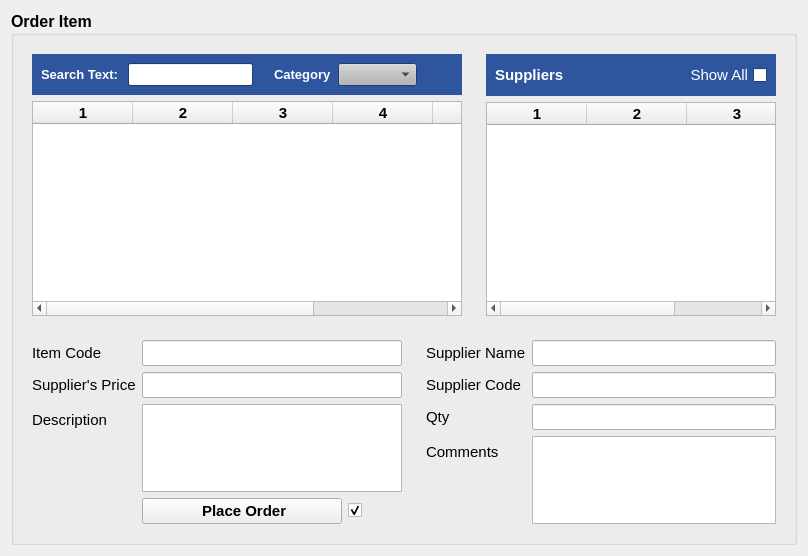
<?xml version="1.0" encoding="UTF-8"?>
<ui version="4.0">
 <class>AddOrderItemWidget</class>
 <widget class="QWidget" name="AddOrderItemWidget">
  <property name="geometry">
   <rect>
    <x>0</x>
    <y>0</y>
    <width>808</width>
    <height>556</height>
   </rect>
  </property>
  <property name="windowTitle">
   <string>Form</string>
  </property>
  <layout class="QGridLayout" name="gridLayout_2">
   <item row="0" column="0">
    <widget class="QGroupBox" name="groupBox">
     <property name="sizePolicy">
      <sizepolicy hsizetype="Minimum" vsizetype="Minimum">
       <horstretch>0</horstretch>
       <verstretch>0</verstretch>
      </sizepolicy>
     </property>
     <property name="minimumSize">
      <size>
       <width>400</width>
       <height>0</height>
      </size>
     </property>
     <property name="maximumSize">
      <size>
       <width>16777215</width>
       <height>16777215</height>
      </size>
     </property>
     <property name="font">
      <font>
       <pointsize>12</pointsize>
       <weight>75</weight>
       <bold>true</bold>
      </font>
     </property>
     <property name="title">
      <string>Order Item</string>
     </property>
     <layout class="QVBoxLayout" name="verticalLayout_5">
      <item>
       <layout class="QHBoxLayout" name="horizontalLayout_5">
        <item>
         <widget class="QWidget" name="widget_2" native="true">
          <layout class="QVBoxLayout" name="verticalLayout">
           <item>
            <widget class="QWidget" name="widget_3" native="true">
             <property name="sizePolicy">
              <sizepolicy hsizetype="Preferred" vsizetype="Fixed">
               <horstretch>0</horstretch>
               <verstretch>0</verstretch>
              </sizepolicy>
             </property>
             <property name="palette">
              <palette>
               <active>
                <colorrole role="WindowText">
                 <brush brushstyle="SolidPattern">
                  <color alpha="255">
                   <red>0</red>
                   <green>0</green>
                   <blue>0</blue>
                  </color>
                 </brush>
                </colorrole>
                <colorrole role="Button">
                 <brush brushstyle="SolidPattern">
                  <color alpha="255">
                   <red>180</red>
                   <green>180</green>
                   <blue>180</blue>
                  </color>
                 </brush>
                </colorrole>
                <colorrole role="Light">
                 <brush brushstyle="SolidPattern">
                  <color alpha="255">
                   <red>255</red>
                   <green>255</green>
                   <blue>255</blue>
                  </color>
                 </brush>
                </colorrole>
                <colorrole role="Midlight">
                 <brush brushstyle="SolidPattern">
                  <color alpha="255">
                   <red>217</red>
                   <green>217</green>
                   <blue>217</blue>
                  </color>
                 </brush>
                </colorrole>
                <colorrole role="Dark">
                 <brush brushstyle="SolidPattern">
                  <color alpha="255">
                   <red>90</red>
                   <green>90</green>
                   <blue>90</blue>
                  </color>
                 </brush>
                </colorrole>
                <colorrole role="Mid">
                 <brush brushstyle="SolidPattern">
                  <color alpha="255">
                   <red>120</red>
                   <green>120</green>
                   <blue>120</blue>
                  </color>
                 </brush>
                </colorrole>
                <colorrole role="Text">
                 <brush brushstyle="SolidPattern">
                  <color alpha="255">
                   <red>0</red>
                   <green>0</green>
                   <blue>0</blue>
                  </color>
                 </brush>
                </colorrole>
                <colorrole role="BrightText">
                 <brush brushstyle="SolidPattern">
                  <color alpha="255">
                   <red>255</red>
                   <green>255</green>
                   <blue>255</blue>
                  </color>
                 </brush>
                </colorrole>
                <colorrole role="ButtonText">
                 <brush brushstyle="SolidPattern">
                  <color alpha="255">
                   <red>0</red>
                   <green>0</green>
                   <blue>0</blue>
                  </color>
                 </brush>
                </colorrole>
                <colorrole role="Base">
                 <brush brushstyle="SolidPattern">
                  <color alpha="255">
                   <red>255</red>
                   <green>255</green>
                   <blue>255</blue>
                  </color>
                 </brush>
                </colorrole>
                <colorrole role="Window">
                 <brush brushstyle="SolidPattern">
                  <color alpha="255">
                   <red>46</red>
                   <green>85</green>
                   <blue>157</blue>
                  </color>
                 </brush>
                </colorrole>
                <colorrole role="Shadow">
                 <brush brushstyle="SolidPattern">
                  <color alpha="255">
                   <red>0</red>
                   <green>0</green>
                   <blue>0</blue>
                  </color>
                 </brush>
                </colorrole>
                <colorrole role="AlternateBase">
                 <brush brushstyle="SolidPattern">
                  <color alpha="255">
                   <red>217</red>
                   <green>217</green>
                   <blue>217</blue>
                  </color>
                 </brush>
                </colorrole>
                <colorrole role="ToolTipBase">
                 <brush brushstyle="SolidPattern">
                  <color alpha="255">
                   <red>255</red>
                   <green>255</green>
                   <blue>220</blue>
                  </color>
                 </brush>
                </colorrole>
                <colorrole role="ToolTipText">
                 <brush brushstyle="SolidPattern">
                  <color alpha="255">
                   <red>0</red>
                   <green>0</green>
                   <blue>0</blue>
                  </color>
                 </brush>
                </colorrole>
               </active>
               <inactive>
                <colorrole role="WindowText">
                 <brush brushstyle="SolidPattern">
                  <color alpha="255">
                   <red>0</red>
                   <green>0</green>
                   <blue>0</blue>
                  </color>
                 </brush>
                </colorrole>
                <colorrole role="Button">
                 <brush brushstyle="SolidPattern">
                  <color alpha="255">
                   <red>180</red>
                   <green>180</green>
                   <blue>180</blue>
                  </color>
                 </brush>
                </colorrole>
                <colorrole role="Light">
                 <brush brushstyle="SolidPattern">
                  <color alpha="255">
                   <red>255</red>
                   <green>255</green>
                   <blue>255</blue>
                  </color>
                 </brush>
                </colorrole>
                <colorrole role="Midlight">
                 <brush brushstyle="SolidPattern">
                  <color alpha="255">
                   <red>217</red>
                   <green>217</green>
                   <blue>217</blue>
                  </color>
                 </brush>
                </colorrole>
                <colorrole role="Dark">
                 <brush brushstyle="SolidPattern">
                  <color alpha="255">
                   <red>90</red>
                   <green>90</green>
                   <blue>90</blue>
                  </color>
                 </brush>
                </colorrole>
                <colorrole role="Mid">
                 <brush brushstyle="SolidPattern">
                  <color alpha="255">
                   <red>120</red>
                   <green>120</green>
                   <blue>120</blue>
                  </color>
                 </brush>
                </colorrole>
                <colorrole role="Text">
                 <brush brushstyle="SolidPattern">
                  <color alpha="255">
                   <red>0</red>
                   <green>0</green>
                   <blue>0</blue>
                  </color>
                 </brush>
                </colorrole>
                <colorrole role="BrightText">
                 <brush brushstyle="SolidPattern">
                  <color alpha="255">
                   <red>255</red>
                   <green>255</green>
                   <blue>255</blue>
                  </color>
                 </brush>
                </colorrole>
                <colorrole role="ButtonText">
                 <brush brushstyle="SolidPattern">
                  <color alpha="255">
                   <red>0</red>
                   <green>0</green>
                   <blue>0</blue>
                  </color>
                 </brush>
                </colorrole>
                <colorrole role="Base">
                 <brush brushstyle="SolidPattern">
                  <color alpha="255">
                   <red>255</red>
                   <green>255</green>
                   <blue>255</blue>
                  </color>
                 </brush>
                </colorrole>
                <colorrole role="Window">
                 <brush brushstyle="SolidPattern">
                  <color alpha="255">
                   <red>46</red>
                   <green>85</green>
                   <blue>157</blue>
                  </color>
                 </brush>
                </colorrole>
                <colorrole role="Shadow">
                 <brush brushstyle="SolidPattern">
                  <color alpha="255">
                   <red>0</red>
                   <green>0</green>
                   <blue>0</blue>
                  </color>
                 </brush>
                </colorrole>
                <colorrole role="AlternateBase">
                 <brush brushstyle="SolidPattern">
                  <color alpha="255">
                   <red>217</red>
                   <green>217</green>
                   <blue>217</blue>
                  </color>
                 </brush>
                </colorrole>
                <colorrole role="ToolTipBase">
                 <brush brushstyle="SolidPattern">
                  <color alpha="255">
                   <red>255</red>
                   <green>255</green>
                   <blue>220</blue>
                  </color>
                 </brush>
                </colorrole>
                <colorrole role="ToolTipText">
                 <brush brushstyle="SolidPattern">
                  <color alpha="255">
                   <red>0</red>
                   <green>0</green>
                   <blue>0</blue>
                  </color>
                 </brush>
                </colorrole>
               </inactive>
               <disabled>
                <colorrole role="WindowText">
                 <brush brushstyle="SolidPattern">
                  <color alpha="255">
                   <red>90</red>
                   <green>90</green>
                   <blue>90</blue>
                  </color>
                 </brush>
                </colorrole>
                <colorrole role="Button">
                 <brush brushstyle="SolidPattern">
                  <color alpha="255">
                   <red>180</red>
                   <green>180</green>
                   <blue>180</blue>
                  </color>
                 </brush>
                </colorrole>
                <colorrole role="Light">
                 <brush brushstyle="SolidPattern">
                  <color alpha="255">
                   <red>255</red>
                   <green>255</green>
                   <blue>255</blue>
                  </color>
                 </brush>
                </colorrole>
                <colorrole role="Midlight">
                 <brush brushstyle="SolidPattern">
                  <color alpha="255">
                   <red>217</red>
                   <green>217</green>
                   <blue>217</blue>
                  </color>
                 </brush>
                </colorrole>
                <colorrole role="Dark">
                 <brush brushstyle="SolidPattern">
                  <color alpha="255">
                   <red>90</red>
                   <green>90</green>
                   <blue>90</blue>
                  </color>
                 </brush>
                </colorrole>
                <colorrole role="Mid">
                 <brush brushstyle="SolidPattern">
                  <color alpha="255">
                   <red>120</red>
                   <green>120</green>
                   <blue>120</blue>
                  </color>
                 </brush>
                </colorrole>
                <colorrole role="Text">
                 <brush brushstyle="SolidPattern">
                  <color alpha="255">
                   <red>90</red>
                   <green>90</green>
                   <blue>90</blue>
                  </color>
                 </brush>
                </colorrole>
                <colorrole role="BrightText">
                 <brush brushstyle="SolidPattern">
                  <color alpha="255">
                   <red>255</red>
                   <green>255</green>
                   <blue>255</blue>
                  </color>
                 </brush>
                </colorrole>
                <colorrole role="ButtonText">
                 <brush brushstyle="SolidPattern">
                  <color alpha="255">
                   <red>90</red>
                   <green>90</green>
                   <blue>90</blue>
                  </color>
                 </brush>
                </colorrole>
                <colorrole role="Base">
                 <brush brushstyle="SolidPattern">
                  <color alpha="255">
                   <red>46</red>
                   <green>85</green>
                   <blue>157</blue>
                  </color>
                 </brush>
                </colorrole>
                <colorrole role="Window">
                 <brush brushstyle="SolidPattern">
                  <color alpha="255">
                   <red>46</red>
                   <green>85</green>
                   <blue>157</blue>
                  </color>
                 </brush>
                </colorrole>
                <colorrole role="Shadow">
                 <brush brushstyle="SolidPattern">
                  <color alpha="255">
                   <red>0</red>
                   <green>0</green>
                   <blue>0</blue>
                  </color>
                 </brush>
                </colorrole>
                <colorrole role="AlternateBase">
                 <brush brushstyle="SolidPattern">
                  <color alpha="255">
                   <red>180</red>
                   <green>180</green>
                   <blue>180</blue>
                  </color>
                 </brush>
                </colorrole>
                <colorrole role="ToolTipBase">
                 <brush brushstyle="SolidPattern">
                  <color alpha="255">
                   <red>255</red>
                   <green>255</green>
                   <blue>220</blue>
                  </color>
                 </brush>
                </colorrole>
                <colorrole role="ToolTipText">
                 <brush brushstyle="SolidPattern">
                  <color alpha="255">
                   <red>0</red>
                   <green>0</green>
                   <blue>0</blue>
                  </color>
                 </brush>
                </colorrole>
               </disabled>
              </palette>
             </property>
             <property name="font">
              <font>
               <pointsize>10</pointsize>
              </font>
             </property>
             <property name="autoFillBackground">
              <bool>true</bool>
             </property>
             <layout class="QHBoxLayout" name="horizontalLayout_3">
              <item>
               <widget class="QLabel" name="label_5">
                <property name="palette">
                 <palette>
                  <active>
                   <colorrole role="WindowText">
                    <brush brushstyle="SolidPattern">
                     <color alpha="255">
                      <red>255</red>
                      <green>255</green>
                      <blue>255</blue>
                     </color>
                    </brush>
                   </colorrole>
                  </active>
                  <inactive>
                   <colorrole role="WindowText">
                    <brush brushstyle="SolidPattern">
                     <color alpha="255">
                      <red>255</red>
                      <green>255</green>
                      <blue>255</blue>
                     </color>
                    </brush>
                   </colorrole>
                  </inactive>
                  <disabled>
                   <colorrole role="WindowText">
                    <brush brushstyle="SolidPattern">
                     <color alpha="255">
                      <red>90</red>
                      <green>90</green>
                      <blue>90</blue>
                     </color>
                    </brush>
                   </colorrole>
                  </disabled>
                 </palette>
                </property>
                <property name="text">
                 <string>Search Text: </string>
                </property>
               </widget>
              </item>
              <item>
               <widget class="QLineEdit" name="searchTextBox">
                <property name="font">
                 <font>
                  <weight>50</weight>
                  <bold>false</bold>
                 </font>
                </property>
               </widget>
              </item>
              <item>
               <spacer name="horizontalSpacer_4">
                <property name="orientation">
                 <enum>Qt::Horizontal</enum>
                </property>
                <property name="sizeType">
                 <enum>QSizePolicy::Fixed</enum>
                </property>
                <property name="sizeHint" stdset="0">
                 <size>
                  <width>15</width>
                  <height>20</height>
                 </size>
                </property>
               </spacer>
              </item>
              <item>
               <widget class="QLabel" name="label_6">
                <property name="palette">
                 <palette>
                  <active>
                   <colorrole role="WindowText">
                    <brush brushstyle="SolidPattern">
                     <color alpha="255">
                      <red>255</red>
                      <green>255</green>
                      <blue>255</blue>
                     </color>
                    </brush>
                   </colorrole>
                   <colorrole role="Text">
                    <brush brushstyle="SolidPattern">
                     <color alpha="255">
                      <red>0</red>
                      <green>0</green>
                      <blue>0</blue>
                     </color>
                    </brush>
                   </colorrole>
                  </active>
                  <inactive>
                   <colorrole role="WindowText">
                    <brush brushstyle="SolidPattern">
                     <color alpha="255">
                      <red>255</red>
                      <green>255</green>
                      <blue>255</blue>
                     </color>
                    </brush>
                   </colorrole>
                   <colorrole role="Text">
                    <brush brushstyle="SolidPattern">
                     <color alpha="255">
                      <red>0</red>
                      <green>0</green>
                      <blue>0</blue>
                     </color>
                    </brush>
                   </colorrole>
                  </inactive>
                  <disabled>
                   <colorrole role="WindowText">
                    <brush brushstyle="SolidPattern">
                     <color alpha="255">
                      <red>90</red>
                      <green>90</green>
                      <blue>90</blue>
                     </color>
                    </brush>
                   </colorrole>
                   <colorrole role="Text">
                    <brush brushstyle="SolidPattern">
                     <color alpha="255">
                      <red>90</red>
                      <green>90</green>
                      <blue>90</blue>
                     </color>
                    </brush>
                   </colorrole>
                  </disabled>
                 </palette>
                </property>
                <property name="text">
                 <string>Category</string>
                </property>
               </widget>
              </item>
              <item>
               <widget class="QComboBox" name="categoryComboBox">
                <property name="font">
                 <font>
                  <weight>50</weight>
                  <bold>false</bold>
                 </font>
                </property>
                <property name="currentText">
                 <string/>
                </property>
               </widget>
              </item>
              <item>
               <spacer name="horizontalSpacer_3">
                <property name="orientation">
                 <enum>Qt::Horizontal</enum>
                </property>
                <property name="sizeType">
                 <enum>QSizePolicy::Minimum</enum>
                </property>
                <property name="sizeHint" stdset="0">
                 <size>
                  <width>36</width>
                  <height>20</height>
                 </size>
                </property>
               </spacer>
              </item>
             </layout>
            </widget>
           </item>
           <item>
            <widget class="QTableWidget" name="itemTableWidget">
             <property name="sizePolicy">
              <sizepolicy hsizetype="Minimum" vsizetype="Minimum">
               <horstretch>0</horstretch>
               <verstretch>0</verstretch>
              </sizepolicy>
             </property>
             <property name="font">
              <font>
               <pointsize>11</pointsize>
              </font>
             </property>
             <property name="columnCount">
              <number>6</number>
             </property>
             <column/>
             <column/>
             <column/>
             <column/>
             <column/>
             <column/>
            </widget>
           </item>
          </layout>
         </widget>
        </item>
        <item>
         <widget class="QWidget" name="widget_4" native="true">
          <layout class="QVBoxLayout" name="verticalLayout_3">
           <item>
            <widget class="QWidget" name="widget_6" native="true">
             <property name="palette">
              <palette>
               <active>
                <colorrole role="Base">
                 <brush brushstyle="SolidPattern">
                  <color alpha="255">
                   <red>255</red>
                   <green>255</green>
                   <blue>255</blue>
                  </color>
                 </brush>
                </colorrole>
                <colorrole role="Window">
                 <brush brushstyle="SolidPattern">
                  <color alpha="255">
                   <red>46</red>
                   <green>85</green>
                   <blue>157</blue>
                  </color>
                 </brush>
                </colorrole>
               </active>
               <inactive>
                <colorrole role="Base">
                 <brush brushstyle="SolidPattern">
                  <color alpha="255">
                   <red>255</red>
                   <green>255</green>
                   <blue>255</blue>
                  </color>
                 </brush>
                </colorrole>
                <colorrole role="Window">
                 <brush brushstyle="SolidPattern">
                  <color alpha="255">
                   <red>46</red>
                   <green>85</green>
                   <blue>157</blue>
                  </color>
                 </brush>
                </colorrole>
               </inactive>
               <disabled>
                <colorrole role="Base">
                 <brush brushstyle="SolidPattern">
                  <color alpha="255">
                   <red>46</red>
                   <green>85</green>
                   <blue>157</blue>
                  </color>
                 </brush>
                </colorrole>
                <colorrole role="Window">
                 <brush brushstyle="SolidPattern">
                  <color alpha="255">
                   <red>46</red>
                   <green>85</green>
                   <blue>157</blue>
                  </color>
                 </brush>
                </colorrole>
               </disabled>
              </palette>
             </property>
             <property name="autoFillBackground">
              <bool>true</bool>
             </property>
             <layout class="QVBoxLayout" name="verticalLayout_2">
              <item>
               <layout class="QHBoxLayout" name="horizontalLayout">
                <item>
                 <widget class="QLabel" name="label_7">
                  <property name="palette">
                   <palette>
                    <active>
                     <colorrole role="WindowText">
                      <brush brushstyle="SolidPattern">
                       <color alpha="255">
                        <red>255</red>
                        <green>255</green>
                        <blue>255</blue>
                       </color>
                      </brush>
                     </colorrole>
                    </active>
                    <inactive>
                     <colorrole role="WindowText">
                      <brush brushstyle="SolidPattern">
                       <color alpha="255">
                        <red>255</red>
                        <green>255</green>
                        <blue>255</blue>
                       </color>
                      </brush>
                     </colorrole>
                    </inactive>
                    <disabled>
                     <colorrole role="WindowText">
                      <brush brushstyle="SolidPattern">
                       <color alpha="255">
                        <red>120</red>
                        <green>120</green>
                        <blue>120</blue>
                       </color>
                      </brush>
                     </colorrole>
                    </disabled>
                   </palette>
                  </property>
                  <property name="font">
                   <font>
                    <pointsize>11</pointsize>
                    <weight>75</weight>
                    <bold>true</bold>
                   </font>
                  </property>
                  <property name="text">
                   <string>Suppliers</string>
                  </property>
                 </widget>
                </item>
                <item>
                 <spacer name="horizontalSpacer_5">
                  <property name="orientation">
                   <enum>Qt::Horizontal</enum>
                  </property>
                  <property name="sizeHint" stdset="0">
                   <size>
                    <width>40</width>
                    <height>20</height>
                   </size>
                  </property>
                 </spacer>
                </item>
                <item>
                 <widget class="QCheckBox" name="showAllSuppliers">
                  <property name="palette">
                   <palette>
                    <active>
                     <colorrole role="WindowText">
                      <brush brushstyle="SolidPattern">
                       <color alpha="255">
                        <red>255</red>
                        <green>255</green>
                        <blue>255</blue>
                       </color>
                      </brush>
                     </colorrole>
                    </active>
                    <inactive>
                     <colorrole role="WindowText">
                      <brush brushstyle="SolidPattern">
                       <color alpha="255">
                        <red>255</red>
                        <green>255</green>
                        <blue>255</blue>
                       </color>
                      </brush>
                     </colorrole>
                    </inactive>
                    <disabled>
                     <colorrole role="WindowText">
                      <brush brushstyle="SolidPattern">
                       <color alpha="255">
                        <red>120</red>
                        <green>120</green>
                        <blue>120</blue>
                       </color>
                      </brush>
                     </colorrole>
                    </disabled>
                   </palette>
                  </property>
                  <property name="font">
                   <font>
                    <pointsize>11</pointsize>
                    <weight>50</weight>
                    <bold>false</bold>
                   </font>
                  </property>
                  <property name="layoutDirection">
                   <enum>Qt::RightToLeft</enum>
                  </property>
                  <property name="text">
                   <string>Show All</string>
                  </property>
                 </widget>
                </item>
               </layout>
              </item>
             </layout>
            </widget>
           </item>
           <item>
            <widget class="QTableWidget" name="supplierTableWidget">
             <property name="font">
              <font>
               <pointsize>11</pointsize>
              </font>
             </property>
             <property name="columnCount">
              <number>3</number>
             </property>
             <column/>
             <column/>
             <column/>
            </widget>
           </item>
          </layout>
         </widget>
        </item>
       </layout>
      </item>
      <item>
       <layout class="QHBoxLayout" name="horizontalLayout_2">
        <item>
         <widget class="QWidget" name="widget" native="true">
          <property name="sizePolicy">
           <sizepolicy hsizetype="MinimumExpanding" vsizetype="Preferred">
            <horstretch>0</horstretch>
            <verstretch>0</verstretch>
           </sizepolicy>
          </property>
          <layout class="QFormLayout" name="formLayout_2">
           <item row="0" column="0">
            <widget class="QLabel" name="label">
             <property name="font">
              <font>
               <pointsize>11</pointsize>
               <weight>50</weight>
               <bold>false</bold>
              </font>
             </property>
             <property name="text">
              <string>Item Code</string>
             </property>
            </widget>
           </item>
           <item row="0" column="1">
            <widget class="QLineEdit" name="itemCode">
             <property name="enabled">
              <bool>true</bool>
             </property>
             <property name="sizePolicy">
              <sizepolicy hsizetype="Minimum" vsizetype="Fixed">
               <horstretch>0</horstretch>
               <verstretch>0</verstretch>
              </sizepolicy>
             </property>
             <property name="font">
              <font>
               <pointsize>11</pointsize>
               <weight>50</weight>
               <bold>false</bold>
              </font>
             </property>
             <property name="text">
              <string/>
             </property>
             <property name="readOnly">
              <bool>true</bool>
             </property>
            </widget>
           </item>
           <item row="1" column="0">
            <widget class="QLabel" name="label_2">
             <property name="font">
              <font>
               <pointsize>11</pointsize>
               <weight>50</weight>
               <bold>false</bold>
              </font>
             </property>
             <property name="text">
              <string>Supplier's Price</string>
             </property>
            </widget>
           </item>
           <item row="1" column="1">
            <widget class="QLineEdit" name="unitPrice">
             <property name="enabled">
              <bool>true</bool>
             </property>
             <property name="sizePolicy">
              <sizepolicy hsizetype="Minimum" vsizetype="Fixed">
               <horstretch>0</horstretch>
               <verstretch>0</verstretch>
              </sizepolicy>
             </property>
             <property name="font">
              <font>
               <pointsize>11</pointsize>
               <weight>50</weight>
               <bold>false</bold>
              </font>
             </property>
             <property name="readOnly">
              <bool>true</bool>
             </property>
            </widget>
           </item>
           <item row="3" column="0">
            <widget class="QLabel" name="label_4">
             <property name="font">
              <font>
               <pointsize>11</pointsize>
               <weight>50</weight>
               <bold>false</bold>
              </font>
             </property>
             <property name="text">
              <string>Description</string>
             </property>
            </widget>
           </item>
           <item row="3" column="1">
            <widget class="QTextEdit" name="itemDescription">
             <property name="enabled">
              <bool>true</bool>
             </property>
             <property name="sizePolicy">
              <sizepolicy hsizetype="Minimum" vsizetype="Minimum">
               <horstretch>0</horstretch>
               <verstretch>0</verstretch>
              </sizepolicy>
             </property>
             <property name="font">
              <font>
               <pointsize>11</pointsize>
               <weight>50</weight>
               <bold>false</bold>
              </font>
             </property>
             <property name="sizeAdjustPolicy">
              <enum>QAbstractScrollArea::AdjustToContents</enum>
             </property>
             <property name="readOnly">
              <bool>true</bool>
             </property>
            </widget>
           </item>
           <item row="4" column="0">
            <spacer name="horizontalSpacer">
             <property name="orientation">
              <enum>Qt::Horizontal</enum>
             </property>
             <property name="sizeHint" stdset="0">
              <size>
               <width>40</width>
               <height>20</height>
              </size>
             </property>
            </spacer>
           </item>
           <item row="4" column="1">
            <layout class="QHBoxLayout" name="horizontalLayout_4">
             <item>
              <widget class="QPushButton" name="addOrderItemButton">
               <property name="minimumSize">
                <size>
                 <width>200</width>
                 <height>0</height>
                </size>
               </property>
               <property name="maximumSize">
                <size>
                 <width>16777215</width>
                 <height>16777215</height>
                </size>
               </property>
               <property name="font">
                <font>
                 <pointsize>11</pointsize>
                 <weight>75</weight>
                 <bold>true</bold>
                </font>
               </property>
               <property name="text">
                <string> Place Order</string>
               </property>
              </widget>
             </item>
             <item>
              <widget class="QCheckBox" name="doPrint">
               <property name="text">
                <string/>
               </property>
               <property name="icon">
                <iconset>
                 <normaloff>icons/print.png</normaloff>icons/print.png</iconset>
               </property>
               <property name="iconSize">
                <size>
                 <width>20</width>
                 <height>20</height>
                </size>
               </property>
               <property name="checked">
                <bool>true</bool>
               </property>
              </widget>
             </item>
             <item>
              <spacer name="horizontalSpacer_2">
               <property name="orientation">
                <enum>Qt::Horizontal</enum>
               </property>
               <property name="sizeType">
                <enum>QSizePolicy::MinimumExpanding</enum>
               </property>
               <property name="sizeHint" stdset="0">
                <size>
                 <width>40</width>
                 <height>20</height>
                </size>
               </property>
              </spacer>
             </item>
            </layout>
           </item>
          </layout>
         </widget>
        </item>
        <item>
         <widget class="QWidget" name="widget_5" native="true">
          <layout class="QVBoxLayout" name="verticalLayout_4">
           <item>
            <layout class="QFormLayout" name="formLayout">
             <item row="0" column="0">
              <widget class="QLabel" name="label_8">
               <property name="font">
                <font>
                 <pointsize>11</pointsize>
                 <weight>50</weight>
                 <bold>false</bold>
                </font>
               </property>
               <property name="text">
                <string>Supplier Name</string>
               </property>
              </widget>
             </item>
             <item row="0" column="1">
              <widget class="QLineEdit" name="supplierName">
               <property name="font">
                <font>
                 <pointsize>11</pointsize>
                 <weight>50</weight>
                 <bold>false</bold>
                </font>
               </property>
               <property name="readOnly">
                <bool>true</bool>
               </property>
              </widget>
             </item>
             <item row="1" column="0">
              <widget class="QLabel" name="label_9">
               <property name="font">
                <font>
                 <pointsize>11</pointsize>
                 <weight>50</weight>
                 <bold>false</bold>
                </font>
               </property>
               <property name="text">
                <string>Supplier Code</string>
               </property>
              </widget>
             </item>
             <item row="1" column="1">
              <widget class="QLineEdit" name="supplierCode">
               <property name="font">
                <font>
                 <pointsize>11</pointsize>
                 <weight>50</weight>
                 <bold>false</bold>
                </font>
               </property>
               <property name="readOnly">
                <bool>true</bool>
               </property>
              </widget>
             </item>
             <item row="3" column="0">
              <widget class="QLabel" name="label_10">
               <property name="font">
                <font>
                 <pointsize>11</pointsize>
                 <weight>50</weight>
                 <bold>false</bold>
                </font>
               </property>
               <property name="text">
                <string>Comments</string>
               </property>
              </widget>
             </item>
             <item row="3" column="1">
              <widget class="QTextEdit" name="comments">
               <property name="sizePolicy">
                <sizepolicy hsizetype="Minimum" vsizetype="Minimum">
                 <horstretch>0</horstretch>
                 <verstretch>0</verstretch>
                </sizepolicy>
               </property>
               <property name="font">
                <font>
                 <pointsize>11</pointsize>
                 <weight>50</weight>
                 <bold>false</bold>
                </font>
               </property>
               <property name="sizeAdjustPolicy">
                <enum>QAbstractScrollArea::AdjustToContents</enum>
               </property>
              </widget>
             </item>
             <item row="2" column="0">
              <widget class="QLabel" name="label_3">
               <property name="font">
                <font>
                 <pointsize>11</pointsize>
                 <weight>50</weight>
                 <bold>false</bold>
                </font>
               </property>
               <property name="text">
                <string>Qty</string>
               </property>
              </widget>
             </item>
             <item row="2" column="1">
              <widget class="QLineEdit" name="qty">
               <property name="enabled">
                <bool>true</bool>
               </property>
               <property name="sizePolicy">
                <sizepolicy hsizetype="Minimum" vsizetype="Fixed">
                 <horstretch>0</horstretch>
                 <verstretch>0</verstretch>
                </sizepolicy>
               </property>
               <property name="font">
                <font>
                 <pointsize>11</pointsize>
                 <weight>50</weight>
                 <bold>false</bold>
                </font>
               </property>
               <property name="readOnly">
                <bool>false</bool>
               </property>
              </widget>
             </item>
            </layout>
           </item>
          </layout>
         </widget>
        </item>
       </layout>
      </item>
     </layout>
    </widget>
   </item>
  </layout>
 </widget>
 <resources/>
 <connections/>
</ui>
